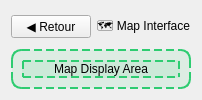
      <widget class="QWidget" name="pageMap">
       <layout class="QVBoxLayout" name="layoutMap">
        <item>
         <layout class="QHBoxLayout" name="headerMap">
          <item>
           <widget class="QPushButton" name="btnRetourMap">
            <property name="text">
             <string>◀ Retour</string>
            </property>
           </widget>
          </item>
          <item>
           <widget class="QLabel" name="labelTitleMap">
            <property name="text">
             <string>🗺️ Map Interface</string>
            </property>
           </widget>
          </item>
          <item>
           <spacer name="spacerMap">
            <property name="orientation">
             <enum>Qt::Orientation::Horizontal</enum>
            </property>
            <property name="sizeHint" stdset="0">
             <size>
              <width>0</width>
              <height>0</height>
             </size>
            </property>
           </spacer>
          </item>
         </layout>
        </item>
        <item>
         <widget class="QFrame" name="frameMapPlaceholder">
          <property name="styleSheet">
           <string notr="true">background-color: rgba(46, 204, 113, 0.1); border: 2px dashed #2ECC71; border-radius: 10px;</string>
          </property>
          <layout class="QVBoxLayout" name="layoutMapPlaceholder">
           <item>
            <widget class="QLabel" name="labelMapText">
             <property name="text">
              <string>Map Display Area</string>
             </property>
             <property name="alignment">
              <set>Qt::AlignmentFlag::AlignCenter</set>
             </property>
            </widget>
           </item>
          </layout>
         </widget>
        </item>
       </layout>
      </widget>
